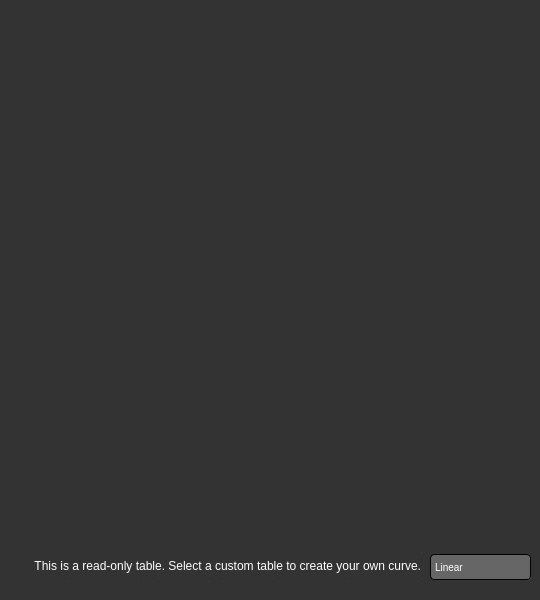
<?xml version="1.0" encoding="UTF-8"?>
<ui version="4.0">
 <class>TableViewerForm</class>
 <widget class="QWidget" name="TableViewerForm">
  <property name="geometry">
   <rect>
    <x>0</x>
    <y>0</y>
    <width>540</width>
    <height>600</height>
   </rect>
  </property>
  <property name="windowTitle">
   <string>Form</string>
  </property>
  <property name="styleSheet">
   <string notr="true">QComboBox::drop-down {
	border-radius:0;
    border-left-color: darkgray;
    border-left-style: solid; 
	margin: 0px;
	padding: 0px;
	background-color: rgb(121, 121,0 ,0);
}

QWidget {
	background: rgb(51,51,51);
	border: none;
}

QTabWidget::pane {
	background: rgba(200, 200, 200, 255);
	border-bottom-left-radius:4px;
	border-bottom-right-radius:4px;
	border-top-right-radius:4px;

}

QTabWidget::tab-bar {
	left: 0px;
}


QTabBar::tab {
	background: qlineargradient(spread:repeat, x1:1, y1:0, x2:1, y2:1, stop:0 rgba(150, 150, 150, 255), stop:1 rgba(67, 67, 67, 255));
/*
	border-top-style:inset;
	border-left-style:inset;
	border-right-style:inset;
*/
	border-color: rgba(67, 67, 67, 255);
	border-width:1px;
	border-top-left-radius: 4px;
	border-top-right-radius: 4px;
width: 45px;
	padding: 8px;
	color: white;
}

QTabBar::tab:selected, QTabBar::tab:hover {
	background: qlineargradient(spread:repeat, x1:1, y1:0, x2:1, y2:1, stop:0 rgba(150, 150, 150, 255), stop:1 rgba(100, 100, 100, 255));
	border-top-style:inset;
	border-left-style:inset;
	border-right-style:inset;
	border-color: rgba(80, 80, 80, 255);
	border-width:1px;
	border-style:none;
	color:white;
}

QTabBar::tab:selected {
	background: qlineargradient(spread:repeat, x1:1, y1:0, x2:1, y2:1, stop:0 rgba(175, 175, 175, 255), stop:1 rgba(200, 200, 200, 255));
	color:black;
}

QComboBox {
	font-family: &quot;Arial&quot;;
	font-size: 10px;
	background: qlineargradient(spread:repeat, x1:1, y1:0, x2:1, y2:1, stop:0 rgba(150, 150, 150, 255), stop:1 rgba(67, 67, 67, 255));
	padding: 2px 4px;
	border-style: outset;
	border-radius: 4px;
	border-width: 1px;
	border-color: black;
	color: white;
}

/*QComboBox:!editable:off {
	background: rgba(67, 67, 67, 255);
	border-radius: 0px;
	image: url(noimage);
}

QComboBox:!editable:on {
	background: rgba(67, 67, 67, 255);
}



QComboBox::drop-down:editable:on {
	background: rgba(200, 67, 67, 255);
	image: url(noimage);
	border-radius: 4px;
	width
}
QComboBox QAbstractItemView {
	background: rgba(67, 67, 67, 255);
	border-width:1;
	color: white;
	min-height: 150;
	min-width:120;
	border-radius:4;
	border-style:none;
	image: url(noimage);
	selection-background-color: lightgray;
}





*/
QComboBox::down-arrow {
	image: url(noimage);
	
	background-color: rgb(121, 121,0 ,0);
}

QGroupBox {
background: rgba(120, 120, 120, 255);
border-color: rgba(120, 120, 120, 255);

}




QListView {
	background: rgba(67, 67, 67, 255);
    color: rgb(220, 220, 220);
    min-height: 90px;
    margin: 0 0 0 0;
}

QListView::item {
	background: rgba(67, 67, 67, 255);
}

QListView::item:hover {
	background: rgba(67, 67, 67, 255);
}</string>
  </property>
  <widget class="QWidget" name="widget" native="true">
   <property name="geometry">
    <rect>
     <x>10</x>
     <y>540</y>
     <width>521</width>
     <height>51</height>
    </rect>
   </property>
   <widget class="QPushButton" name="Sine">
    <property name="geometry">
     <rect>
      <x>140</x>
      <y>10</y>
      <width>62</width>
      <height>32</height>
     </rect>
    </property>
    <property name="styleSheet">
     <string notr="true">QPushButton {
	font:10px &quot;Arial&quot;;
	background-color: qlineargradient(spread:repeat, x1:1, y1:0, x2:1, y2:1, stop:0 rgb(255, 255, 255), stop:1 rgb(150, 150, 150));
	border-style: outset;
	border-radius: 4.0;
	border-width: 1px;
	border-color: rgba(50, 50, 50, 255);
	color: rgba(0, 0, 0, 255);
}

QPushButton:pressed {
	background-color: qlineargradient(spread:repeat, x1:1, y1:0, x2:1, y2:1, stop:0 rgba(67, 67, 67, 255), stop:1 rgba(150, 150, 150, 255));
}</string>
    </property>
    <property name="text">
     <string>Sine</string>
    </property>
   </widget>
   <widget class="QComboBox" name="TableMenu">
    <property name="geometry">
     <rect>
      <x>420</x>
      <y>14</y>
      <width>101</width>
      <height>26</height>
     </rect>
    </property>
    <property name="styleSheet">
     <string notr="true">
/*----------- QComboBox ------------*/

QComboBox {
        font-family: &quot;Droid Sans&quot;;
        font-size: 10px;
        background: #666;
        padding: 2px 4px;
        border-style: outset;
        border-radius: 4px;
        border-width: 1px;
        border-color: black;
        color: white;
}

QComboBox::drop-down {
        border-radius:0;
        border-left-color: darkgray;
        border-left-style: solid;
        border-width: 1pt;
        border: 1px;
        margin: 0px;
        padding: 0px;
        background-color: transparent;
        color: white;
}


QComboBox::drop-down:button {
        width: 15px;
        height: 15px;
}

QComboBox::down-arrow {
        image: url(:/images/resources/images/white-drop-down-arrow-gray.png);
        width: 10px;
        height: 10px;
        top: 2px;
        right: 3px;
}
QComboBox::down-arrow:disabled {
        image: url(url(:/images/resources/images/Arrow.png));
        right: 30px;
}

QComboBox QListView {
        background: rgba(67, 67, 67, 255);
        color: rgb(220, 220, 220);
        min-height: 90px;
    	   min-width: 100px;
        margin: 0 0 0 0;
}

QComboBox QListView::item {
        background: rgba(67, 67, 67, 255);
        border: 0px;
        color: white;
}

QComboBox QListView::item:hover {
        background: rgba(67, 67, 67, 255);
        border: 0;
        color: white;
}

QToolTip {
    background: #006599;
    color: white;
}

</string>
    </property>
    <item>
     <property name="text">
      <string>Linear</string>
     </property>
    </item>
    <item>
     <property name="text">
      <string>Logarithmic</string>
     </property>
    </item>
    <item>
     <property name="text">
      <string>Sine</string>
     </property>
    </item>
    <item>
     <property name="text">
      <string>Cosine</string>
     </property>
    </item>
    <item>
     <property name="text">
      <string>Exponential</string>
     </property>
    </item>
    <item>
     <property name="text">
      <string>Invert</string>
     </property>
    </item>
    <item>
     <property name="text">
      <string>Custom 1</string>
     </property>
    </item>
    <item>
     <property name="text">
      <string>Custom 2</string>
     </property>
    </item>
   </widget>
   <widget class="QPushButton" name="Logarithmic">
    <property name="geometry">
     <rect>
      <x>70</x>
      <y>10</y>
      <width>62</width>
      <height>32</height>
     </rect>
    </property>
    <property name="styleSheet">
     <string notr="true">QPushButton {
	font:10px &quot;Arial&quot;;
	background-color: qlineargradient(spread:repeat, x1:1, y1:0, x2:1, y2:1, stop:0 rgb(255, 255, 255), stop:1 rgb(150, 150, 150));
	border-style: outset;
	border-radius: 4.0;
	border-width: 1px;
	border-color: rgba(50, 50, 50, 255);
	color: rgba(0, 0, 0, 255);
}

QPushButton:pressed {
	background-color: qlineargradient(spread:repeat, x1:1, y1:0, x2:1, y2:1, stop:0 rgba(67, 67, 67, 255), stop:1 rgba(150, 150, 150, 255));
}</string>
    </property>
    <property name="text">
     <string>Logarithmic</string>
    </property>
   </widget>
   <widget class="QPushButton" name="Linear">
    <property name="geometry">
     <rect>
      <x>0</x>
      <y>10</y>
      <width>62</width>
      <height>32</height>
     </rect>
    </property>
    <property name="styleSheet">
     <string notr="true">QPushButton {
	font:10px &quot;Arial&quot;;
	background-color: qlineargradient(spread:repeat, x1:1, y1:0, x2:1, y2:1, stop:0 rgb(255, 255, 255), stop:1 rgb(150, 150, 150));
	border-style: outset;
	border-radius: 4.0;
	border-width: 1px;
	border-color: rgba(50, 50, 50, 255);
	color: rgba(0, 0, 0, 255);
}

QPushButton:pressed {
	background-color: qlineargradient(spread:repeat, x1:1, y1:0, x2:1, y2:1, stop:0 rgba(67, 67, 67, 255), stop:1 rgba(150, 150, 150, 255));
}</string>
    </property>
    <property name="text">
     <string>Linear</string>
    </property>
   </widget>
   <widget class="QPushButton" name="Cosine">
    <property name="geometry">
     <rect>
      <x>210</x>
      <y>10</y>
      <width>62</width>
      <height>32</height>
     </rect>
    </property>
    <property name="styleSheet">
     <string notr="true">QPushButton {
	font:10px &quot;Arial&quot;;
	background-color: qlineargradient(spread:repeat, x1:1, y1:0, x2:1, y2:1, stop:0 rgb(255, 255, 255), stop:1 rgb(150, 150, 150));
	border-style: outset;
	border-radius: 4.0;
	border-width: 1px;
	border-color: rgba(50, 50, 50, 255);
	color: rgba(0, 0, 0, 255);
}

QPushButton:pressed {
	background-color: qlineargradient(spread:repeat, x1:1, y1:0, x2:1, y2:1, stop:0 rgba(67, 67, 67, 255), stop:1 rgba(150, 150, 150, 255));
}</string>
    </property>
    <property name="text">
     <string>Cosine</string>
    </property>
   </widget>
   <widget class="QPushButton" name="Exponential">
    <property name="geometry">
     <rect>
      <x>280</x>
      <y>10</y>
      <width>62</width>
      <height>32</height>
     </rect>
    </property>
    <property name="styleSheet">
     <string notr="true">QPushButton {
	font:10px &quot;Arial&quot;;
	background-color: qlineargradient(spread:repeat, x1:1, y1:0, x2:1, y2:1, stop:0 rgb(255, 255, 255), stop:1 rgb(150, 150, 150));
	border-style: outset;
	border-radius: 4.0;
	border-width: 1px;
	border-color: rgba(50, 50, 50, 255);
	color: rgba(0, 0, 0, 255);
}

QPushButton:pressed {
	background-color: qlineargradient(spread:repeat, x1:1, y1:0, x2:1, y2:1, stop:0 rgba(67, 67, 67, 255), stop:1 rgba(150, 150, 150, 255));
}</string>
    </property>
    <property name="text">
     <string>Exponential</string>
    </property>
   </widget>
   <widget class="QPushButton" name="Invert">
    <property name="geometry">
     <rect>
      <x>350</x>
      <y>10</y>
      <width>62</width>
      <height>32</height>
     </rect>
    </property>
    <property name="styleSheet">
     <string notr="true">QPushButton {
	font:10px &quot;Arial&quot;;
	background-color: qlineargradient(spread:repeat, x1:1, y1:0, x2:1, y2:1, stop:0 rgb(255, 255, 255), stop:1 rgb(150, 150, 150));
	border-style: outset;
	border-radius: 4.0;
	border-width: 1px;
	border-color: rgba(50, 50, 50, 255);
	color: rgba(0, 0, 0, 255);
}

QPushButton:pressed {
	background-color: qlineargradient(spread:repeat, x1:1, y1:0, x2:1, y2:1, stop:0 rgba(67, 67, 67, 255), stop:1 rgba(150, 150, 150, 255));
}</string>
    </property>
    <property name="text">
     <string>Invert</string>
    </property>
   </widget>
  </widget>
  <widget class="QLabel" name="warningLabel">
   <property name="geometry">
    <rect>
     <x>10</x>
     <y>550</y>
     <width>411</width>
     <height>31</height>
    </rect>
   </property>
   <property name="styleSheet">
    <string notr="true">font: 87 12pt &quot;Arial&quot;;
text-align: center;
color: white</string>
   </property>
   <property name="text">
    <string>This is a read-only table. Select a custom table to create your own curve.</string>
   </property>
   <property name="alignment">
    <set>Qt::AlignRight|Qt::AlignTrailing|Qt::AlignVCenter</set>
   </property>
   <property name="wordWrap">
    <bool>true</bool>
   </property>
  </widget>
 </widget>
 <resources/>
 <connections/>
</ui>
